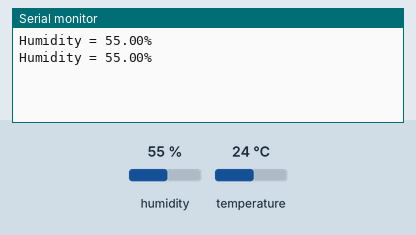
Simulated run of this sketch. Board: Arduino Uno, built with avr-gcc and run on an emulated ATmega328P. Parts: the last lines printed to the serial monitor. Wiring (inferred from the names in the program): DHT11 sensor: data pin 10. Inputs (shaded band) come from the test bench; at power-on: humidity 55 %, temperature 24 °C.

Above: at 1.8 s.
1.9 s: humidity set to 22 %
At 2.9 s:
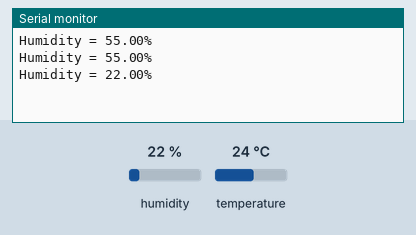
3.4 s: humidity set to 40 %
At 4.9 s:
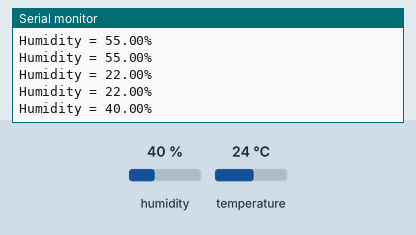
Timing chart, 0 to 6.4 s (numbered marks = the images above; inputs shaded):
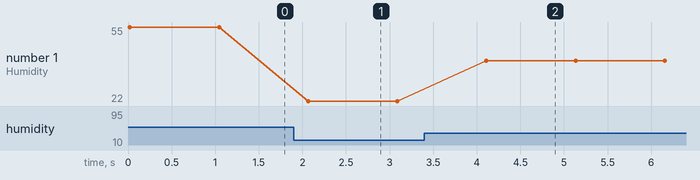

The sketch:

humiditySensorPrototype_1.ino
```cpp
/*
 * Write Humidity Sensor Output to Console
 * usage: for monitoring and recording relative humidity in a mushroom grow space
 * author: Michelle Kusold
 */

#include <dht.h>

dht DHT;

#define DHT11_PIN 10

void setup(){
  Serial.begin(9600);
}

void loop()
{
  int chk = DHT.read11(DHT11_PIN);
  //Serial.print("Temperature = ");
  //Serial.println(DHT.temperature);
  if(DHT.humidity >=0 && DHT.humidity <=100){
    Serial.print("Humidity = ");
    Serial.print(DHT.humidity);
    Serial. println("%");
  }
  delay(1000);
}
```

Measured:
- after the input at 1.9 s, the serial monitor: prints a new line after 0.17 s (image 1)
- after the input at 3.4 s, the serial monitor: prints a new line after 0.71 s (image 2)
- plotted number 1: 55 → 22 after the input at 1.9 s, 22 → 40 after the input at 3.4 s
